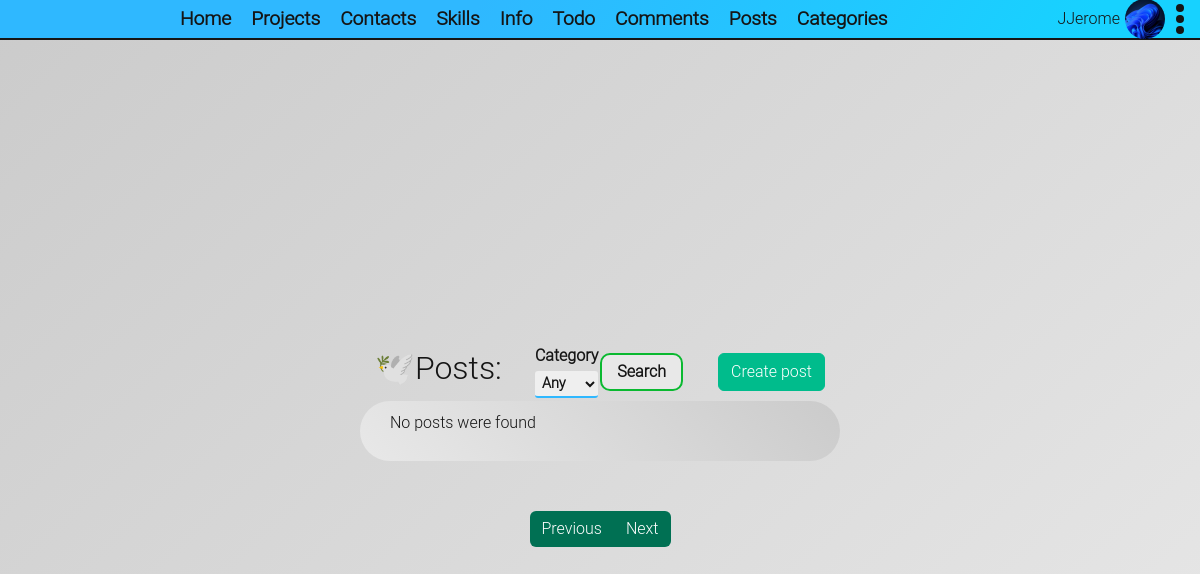
Page /post/ (signed in) on the earlier database version.
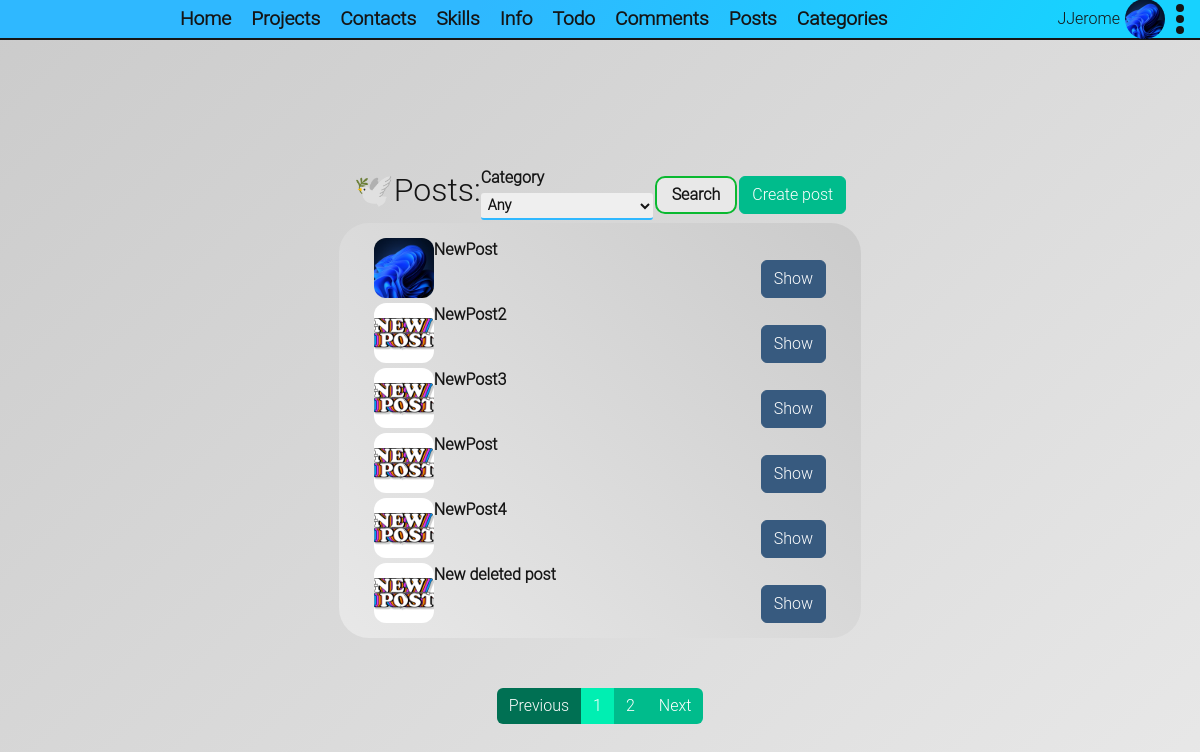
Same page on the later database version.
### app/authentication/entitys.py (models this page shows, shortened)
class AuthUser(db.Model, UserMixin):
    id = db.Column(db.Integer, primary_key=True)
    email = db.Column(db.String(35), unique=True, nullable=False)
    username = db.Column(db.String(30), unique=True, nullable=False)
    password_hash = db.Column(db.String(60), unique=False, nullable=False)
    avatar_image = db.Column(db.String(30), nullable=True, default=config.AVATAR_DEFAULT)
    about_me = db.Column(db.String(500), nullable=True, default="")
    last_seen = db.Column(db.DateTime, nullable=True, default=datetime.datetime.now().replace(microsecond=0))
    @property
    def password(self):
        raise AttributeError("password is not a readable attribute")
    @staticmethod
    @login_manager.user_loader
    def user_loader(user_id: int):
        return AuthUser.query.get(user_id)

### app/posts/entitys.py (models this page shows, shortened)
class Post(db.Model):
    id = db.Column(db.Integer, primary_key=True)
    title = db.Column(db.String(90))
    text = db.Column(db.String(2056))
    image = db.Column(db.String(35), nullable=False, default=config.POST_IMAGE_DEFAULT)
    created = db.Column(db.DateTime, nullable=True, default=datetime.now().replace(microsecond=0))
    type = db.Column(db.Enum(PostType), nullable=False, default=PostType.OTHER)
    enable = db.Column(db.Boolean, nullable=False, default=False)
    user_id = db.Column(db.ForeignKey("auth_user.id"), nullable=False)
    tags = db.relationship('Tag', secondary=tags, backref=db.backref('posts', lazy='dynamic'))
    category_id = db.Column(db.ForeignKey('category.id'))
    category = db.relationship('Category', backref=db.backref('posts', lazy='dynamic'))

### app/posts/views.py (the view)
@posts_bp.route("/", methods=["GET", "POST"])
@login_required
def all_posts():
    form = SearchPostForm()
    page = request.args.get("page", 1, type=int)
    per_page = request.args.get("per_page", config.POSTS_MAX_PER_PAGE, type=int)
    category = request.args.get("category", "ANY") if request.method == "GET" else form.category.data
    posts = Post.query
    if (form.validate_on_submit() or request.method == "GET") and category != "ANY":
        form.category.data = category
        posts = posts.filter(Post.category.has(id=form.category.data))
    posts = posts.order_by(desc(Post.created)).paginate(page=page, per_page=per_page)
    return base_render("all-posts.html", posts=posts, form=form)

### app/posts/forms.py
class SearchPostForm(FlaskForm):
    category = SelectField("Category", default="ANY")
    submit = SubmitField("Search")
    def __init__(self, *args, **kwargs):
        super(SearchPostForm, self).__init__(*args, **kwargs)
        self.category.choices = [(c.id, c.name) for c in Category.query.all()] + [("ANY", "Any")]

### app/common_logic.py (called while the page is built)
def base_render(template: str, **context):
    return render_template(template, about_os=platform.platform(), user_agent_info=request.user_agent.string, **context)

### app/posts/templates/posts/all-posts.html (shortened to what this page needs)
{% extends 'portfolio-base.html' %}
{% block links %}
    <link rel="stylesheet" type="text/css" href="{{ url_for('posts.static', filename='css/all-posts.css') }}">
{% endblock %}
{% block content %}
    {% from "render-filed.html" import render_field %}
    <div class="main-wrapper">
        <main class="main">
            <div class="posts-header">
                <h3>🕊️Posts:</h3>
                {% if form %}
                    <form action="{{ url_for("posts.all_posts") }}"
                          method="post"
                          class="search-form"
                          novalidate
                    >
                        <div> {{ render_field(form.category) }} </div>
                        <div class="d-flex justify-content-center align-items-center">
                            {{ form.submit(class="default-submit") }}
                        </div>
                    </form>
                {% endif %}
                <a href="{{ url_for("posts.create_post") }}"
                   class="btn btn-success"
                >
                    Create post
                </a>
            </div>
            <div class="posts">
                {% for post in posts.items %}
                    <div class="post">
                        <div class="d-flex flex-direction-row">
                            <a class="post-title" href="{{ url_for("posts.get_post", id=post.id) }}">
                                <div class="post-image"
                                     style="background-image:
                                             url('{{ url_for('static', filename='post-images/' + post.image) }}')"
                                ></div>
                            </a>
                            <a class="post-title"
                               href="{{ url_for("posts.get_post", id=post.id) }}">{{ post.title }}</a>
                        </div>
                        <div>
                            <a class="post-title"
                               href="{{ url_for("posts.get_post", id=post.id) }}">
                                <button type="button" class="btn btn-primary">
                                    Show
                                </button>
                            </a>
                        </div>
                    </div>
                {% else %}
                    <p>No posts were found</p>
                {% endfor %}
            </div>
        </main>
        <nav aria-label="...">
            <ul class="pagination">
                <li class="page-item {% if not posts.has_prev %}disabled{% endif %}">
                    <a class="page-link"
                       href="{{ url_for(".all_posts", page=posts.prev_num, category=form.category.data) }}"
                       tabindex="-1">Previous</a>
                </li>
                {% for page in posts.iter_pages(left_edge=2, left_current=1, right_current=1, right_edge=2) %}
                    <li class="page-item {% if page == posts.page %}active{% endif %}">
                        <a class="page-link"
                           href="{{ url_for("posts.all_posts", page=page, category=form.category.data) }}">
                            {{ page or "..." }}
                        </a>
                    </li>
                {% endfor %}
                <li class="page-item {% if not posts.has_next %}disabled{% endif %}">
                    <a class="page-link"
                       href="{{ url_for(".all_posts", page=posts.next_num, category=form.category.data) }}">Next</a>
                </li>
            </ul>
        </nav>
    </div>
{% endblock %}

### app/templates/portfolio-base.html (shortened to what this page needs)
<!doctype html>
<html lang="en">
<head>
    <link rel="stylesheet" href="https://cdn.jsdelivr.net/npm/bootswatch@5.3.2/dist/darkly/bootstrap.min.css"
>
    <link rel="stylesheet" type="text/css" href="{{ url_for('static', filename='css/styles.css') }}">
    {% block links %}
    {% endblock %}
</head>
<body class="bg-white-gradient">
<header class="bg-blue-gradient">
    {% include "base-navigation.html" %}
    <div class="right-side">
        {% include "user_details_header.html" %}
    </div>
</header>
{% block content -%}
{% endblock %}
</body>
</html>

### app/templates/base-navigation.html
{% set navs = {
"Home": url_for('common.portfolio_main'),
"Projects": url_for('common.portfolio_projects'),
"Contacts": url_for('common.portfolio_contacts'),
"Skills": url_for('common.portfolio_skills'),
"Info": url_for('common.info'),
"Todo": url_for('todo.todo_page'),
"Comments": url_for('common.comments_page'),
"Posts": url_for('posts.all_posts'),
"Categories": url_for('posts.categories')
} %}
<nav class="navigation">
    <ul class="nav-pages" id="navPages">
        {% for label, nav in navs.items() %}
            <li><a href="{{ nav }}">{{ label }}</a></li>
        {% endfor %}
    </ul>
</nav>

### app/templates/user_details_header.html (shortened to what this page needs)
{% block links %}
    <link rel="stylesheet" type="text/css" href="{{ url_for('static', filename='css/user_details_header.css') }}">
{% endblock %}
{% if not current_user.is_authenticated %}
    <div class="">
        <a href="{{ url_for("auth.login") }}">Sign-in</a>
        <a href="{{ url_for("auth.sign_up") }}">Sign-up</a>
    </div>
{% else %}
    <div class="d-flex flex-row align-items-center justify-content-center">
        <div>
            {{ current_user.username }}
        </div>
        <div class="user-details-avatar"
                style="background-image: url('{{ url_for('static', filename='users-avatars/' + current_user.avatar_image) }}')"
        >
        </div>
        <div class="nav-item dropdown">
            <a class="dropdown-toggle show user-details"
               data-bs-toggle="dropdown"
               role="button"
               aria-haspopup="true"
               aria-expanded="true"
            >
                <span></span>
                <span></span>
                <span></span>
            </a>
        </div>
    </div>
{% endif %}

### app/templates/render-filed.html (shortened to what this page needs)
{% macro render_field(field) %}
    {% if field.type == 'BooleanField' %}
        <div class="d-flex flex-row justify-content-center align-items-center form-field-row">
            {% if field.label is defined and field.label.text %}
                <dt class="w-100 d-flex flex-row justify-content-center align-items-center">{{ field.label(class="control-label") }}
            {% endif %}
            {{ field(class="default-input mx-4", tabindex=1, **kwargs) | safe }}
        </div>
    {% else %}
        {% if field.label is defined and field.label.text %}
            <dt class="w-100">{{ field.label(class="control-label") }}
        {% endif %}
        <div class="form-field-row">
            {{ field(class="default-input", tabindex=1, **kwargs) | safe }}
        </div>
    {% endif %}
{% endmacro %}

### app/static/css/styles.css (style rules this page uses)
* { --white-color: #e8e8e8; --white-second-color: #cbcbcb; --black-color: #151515; --semi-black-color: #1515157F; --blue-color: #2FB8FFFF; --blue-second-color: #17D2FFFF; --grean-color: #0ab930; --grean-second-color: #2ac44d; --select-color: #ffe700; --select-hover-color: #ffe700; --white-gradient: linear-gradient(317deg, var(--white-color), var(--white-second-color)); --white-gradient-revers: linear-gradient(-317deg, var(--white-color), var(--white-second-color)); --blue-gradient: linear-gradient(123deg, var(--blue-color) 39.22%, var(--blue-second-color) 90.31%); --purple-gradient: linear-gradient(123deg, rgb(115, 33, 255) 39.22%, rgb(139, 84, 229) 90.31%); --light-purple-gradient: linear-gradient(123deg, rgb(139, 84, 229) 39.22%, rgb(169, 124, 245) 90.31%); font-family: "Roboto Light", sans-serif; color: var(--black-color); }
a { color: var(--black-color); }
div, ul, body { padding: 0; margin: 0; }
body { display: flex; flex-direction: column; min-height: 100vh; }
.bg-white-gradient { background: var(--white-gradient); }
.bg-blue-gradient { background: var(--blue-gradient); }
header { display: flex; align-items: center; justify-content: space-between; border-bottom: 2px solid var(--black-color); height: 40px; padding: 0 10px; }
.navigation { display: flex; flex-direction: row; justify-content: space-evenly; align-items: center; height: 40px; }
.nav-pages { list-style: none; display: flex; flex-direction: row; justify-content: space-between; align-content: center; width: 100%; height: 100%; }
.nav-pages li { display: flex; align-items: center; }
.nav-pages li a { font-size: 1.2rem; font-weight: 700; text-decoration: none; padding: 10px; transition: ease .2s; }
.default-input { width: 100%; margin: 3px 0; padding: 3px; border-radius: 3px; border: none; border-bottom: 2px solid var(--blue-color); font-size: .9rem; font-weight: 600; outline: none; transition: ease .15s; }
.default-submit { display: flex; box-sizing: border-box; margin: 2px; padding: 5px 15px; border-radius: 10px; font-size: 1rem; font-weight: 600; border: 2px solid var(--grean-color); background: var(--white-color); transition: ease .1s; }

### app/posts/static/css/all-posts.css (style rules this page uses)
.main-wrapper { display: flex; flex: 1; flex-direction: column; align-items: center; justify-content: center; width: 100%; height: 100%; }
.main-wrapper .main { display: flex; flex-direction: column; min-width: 40vw; margin: 50px 0; }
.posts-header { display: flex; flex-direction: row; align-items: center; justify-content: space-between; margin: 0 15px; }
.posts { padding: 10px 30px; border-radius: 30px; background: var(--white-gradient-revers); }
.post-image { width: 5vw; height: 5vw; border-radius: 1vw; background-position: center; background-size: cover;!important; }
.post { display: flex; flex-direction: row; justify-content: space-between; align-items: end; margin: 5px; }
.search-form { display: flex; flex-direction: row; justify-content: center; align-items: center; }
.post-title { font-size: 1rem; font-weight: 600; text-decoration: none; }

### app/static/css/user_details_header.css (style rules this page uses)
.dropdown-toggle::after { content: none;!important; }
.user-details { display: flex; flex-direction: column; justify-content: space-between; align-items: center; height: 30px; width: 10px; margin: 0 5px; }
.user-details span { display: block; width: 8px; height: 8px; border-radius: 100%; background: var(--black-color); }
.user-details-avatar { margin: 5px; width: 40px; height: 40px; border-radius: 100%; background-position: center; background-size: cover;!important; }

Differences in the rows shown:
added Post: image (picture), title "NewPost"
added Post: image (placeholder picture), title "NewPost2"
added Post: image (placeholder picture), title "NewPost3"
added Post: image (placeholder picture), title "NewPost"
added Post: image (placeholder picture), title "NewPost4"
added Post: image (placeholder picture), title "New deleted post"
Other differences:
new list line: "1"
new list line: "2"
text no longer shown: "No posts were found"
